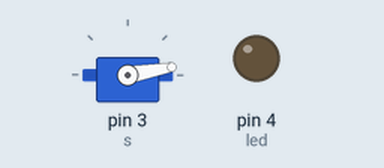
Recording of a sketch running on a simulated Arduino Uno, built with avr-gcc and run on an emulated ATmega328P. On the bench: servo, output pins drawn as LEDs (lit = HIGH).

Above: at 0.1 s.
At 5.1 s:
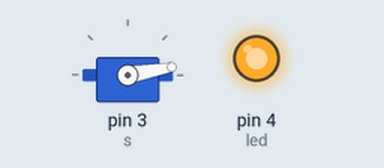
At 20.6 s:
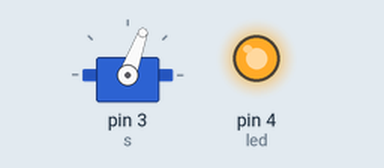
Timing chart, 0 to 22.1 s (numbered marks = the images above):
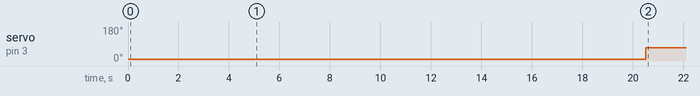

Measured:
- by itself, servo on pin 3 (s): 10° → 70° at 20.5 s

The sketch:

electric_vehicle.ino
```cpp
#include <Servo.h>
Servo s;
int led = 4;
int t = 15500;
int done = 0;

void setup() {
  // put your setup code here, to run once:
  Serial.begin(9600);
  pinMode(led,OUTPUT);
  s.attach(3);
  s.write(10);
  delay(5000);
  digitalWrite(led,HIGH);
}

void loop() {
  // put your main code here, to run repeatedly:
    while (!done) {
      s.write(10);
      delay(t);
      s.write(70);
      done = 1;
    }
}
```
